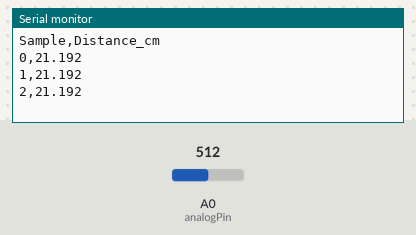
This sketch was run on a simulated Arduino Uno, built with avr-gcc and run on an emulated ATmega328P. On the bench: the last lines printed to the serial monitor. The inputs (shaded band) are chosen by the test bench; at power-on: A0 (analogPin) = 512.

Above: at 1.3 s.
1.4 s: A0 (analogPin) set to 716
At 1.9 s:
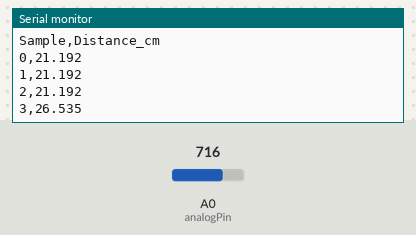
2.9 s: A0 (analogPin) set to 900
At 3.4 s:
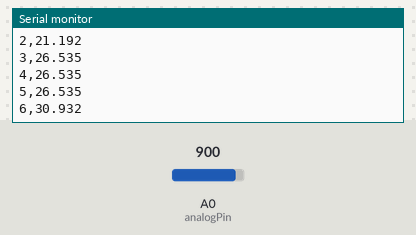
Timing chart, 0 to 5.9 s (numbered marks = the images above; inputs shaded):
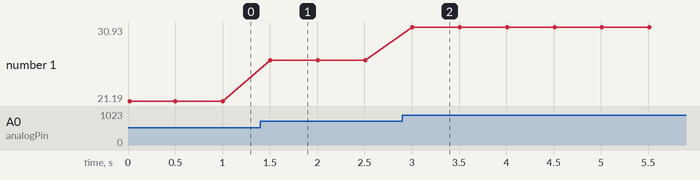

The sketch:

ir_test_calib.ino
```cpp
// IR Reflective Sensor Distance Test (Analog)
// AOUT must be connected to A0

int analogPin = A0;
int count = 0;
int maxCount = 100;

void setup() {
  Serial.begin(9600);
  Serial.println("Sample,Distance_cm");  // CSV header (optional)
}

void loop() {

  if (count >= maxCount) {
    Serial.println("Finished taking IR distance readings.");
    while (1);  // stop
  }

  // Read analog value (0–1023)
  int raw = analogRead(analogPin);

  // Convert to voltage (0–5V)
  float voltage = raw * (5.0 / 1023.0);

  // VERY APPROXIMATE distance mapping (depends on reflectivity)
  // You can calibrate this by measuring real distances.
 // float distance = 25.0 * (1.0 / voltage);
 float distance = 11.458 * pow(voltage, 0.6704);;
  // <-- inverse relation is typical for IR reflective sensors


    // Print CSV-friendly output: SampleNumber,Distance
  Serial.print(count);
  Serial.print(",");
  Serial.println(distance, 3);


  count++;
  delay(500);
}
```

Measured:
- after the input at 1.4 s, the serial monitor: prints a new line after 0.10 s (image 1)
- after the input at 2.9 s, the serial monitor: prints a new line after 0.11 s (image 2)
- plotted number 1: 21.19 → 26.54 after the input at 1.4 s, 26.54 → 30.93 after the input at 2.9 s
